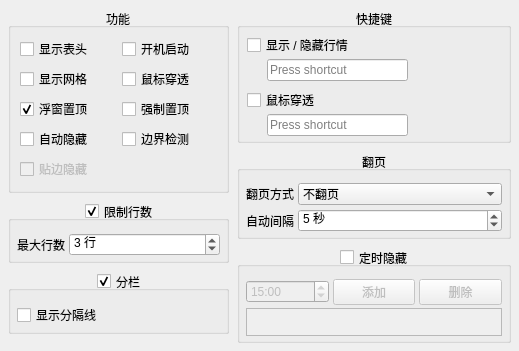
   <widget class="QWidget" name="functions">
    <attribute name="title">
     <string>功能</string>
    </attribute>
    <layout class="QHBoxLayout" name="functionsLayout">
     <property name="leftMargin">
      <number>8</number>
     </property>
     <property name="topMargin">
      <number>8</number>
     </property>
     <property name="rightMargin">
      <number>8</number>
     </property>
     <property name="bottomMargin">
      <number>8</number>
     </property>
     <property name="spacing">
      <number>8</number>
     </property>
     <item>
      <layout class="QVBoxLayout" name="generalFunctionsLayout">
       <property name="spacing">
        <number>8</number>
       </property>
       <item>
        <widget class="QGroupBox" name="gb_fcn">
         <property name="title">
          <string>功能</string>
         </property>
         <property name="alignment">
          <set>Qt::AlignmentFlag::AlignCenter</set>
         </property>
         <property name="flat">
          <bool>true</bool>
         </property>
         <layout class="QGridLayout" name="gridLayout">
          <item row="1" column="0">
           <widget class="QCheckBox" name="cb_grid">
            <property name="text">
             <string>显示网格</string>
            </property>
           </widget>
          </item>
          <item row="0" column="0">
           <widget class="QCheckBox" name="cb_head">
            <property name="text">
             <string>显示表头</string>
            </property>
           </widget>
          </item>
          <item row="0" column="1">
           <widget class="QCheckBox" name="cb_auto_start">
            <property name="text">
             <string>开机启动</string>
            </property>
           </widget>
          </item>
          <item row="2" column="0">
           <widget class="QCheckBox" name="cb_float_on_top">
            <property name="text">
             <string>浮窗置顶</string>
            </property>
            <property name="toolTip">
             <string>让浮窗保持在普通窗口上方；关闭后可被其他窗口遮盖，并关闭强制置顶</string>
            </property>
            <property name="checked">
             <bool>true</bool>
            </property>
           </widget>
          </item>
          <item row="2" column="1">
           <widget class="QCheckBox" name="cb_force_top">
            <property name="text">
             <string>强制置顶</string>
            </property>
           </widget>
          </item>
          <item row="3" column="0">
           <widget class="QCheckBox" name="cb_auto_hide">
            <property name="text"><string>自动隐藏</string></property>
            <property name="toolTip">
             <string>刷新时，所有勾选标的的行情时间均超过30秒则隐藏浮窗和任务栏。新浪与东财均支持；缺失时间或请求失败不触发。手动呼出后会提示并倒计时5秒；新行情到达会取消倒计时。定时隐藏仍同时生效。</string>
            </property>
           </widget>
          </item>
          <item row="3" column="1">
           <widget class="QCheckBox" name="cb_boundary_check">
            <property name="text"><string>边界检测</string></property>
            <property name="toolTip"><string>在屏幕内保持浮窗完整显示。启用后，程序加载、拖动及内容尺寸变化时自动调整越界位置；关闭后允许浮窗部分位于屏幕外。</string></property>
            <property name="checked"><bool>false</bool></property>
           </widget>
          </item>
          <item row="4" column="0">
           <widget class="QCheckBox" name="cb_edge_hide">
            <property name="text"><string>贴边隐藏</string></property>
            <property name="toolTip"><string>需要先启用边界检测（边界保护）。贴住屏幕左、上、右边时缩至5px，并暂停行情刷新；鼠标移入恢复完整浮窗及刷新，移出再次缩边。底边不隐藏，拖动时保持展开。</string></property>
            <property name="checked"><bool>false</bool></property>
            <property name="enabled"><bool>false</bool></property>
           </widget>
          </item>
          <item row="1" column="1">
           <widget class="QCheckBox" name="cb_click_through">
            <property name="text">
             <string>鼠标穿透</string>
            </property>
           </widget>
          </item>
         </layout>
         <property name="minimumSize">
          <size>
           <width>221</width>
           <height>111</height>
          </size>
         </property>
        </widget>
       </item>
       <item>
        <layout class="QVBoxLayout" name="floatRowsLayout">
         <item>
          <widget class="QGroupBox" name="float_row_settings">
           <property name="title">
            <string>限制行数</string>
           </property>
           <property name="flat">
            <bool>true</bool>
           </property>
           <property name="alignment">
            <set>Qt::AlignmentFlag::AlignCenter</set>
           </property>
           <property name="checkable">
            <bool>true</bool>
           </property>
           <layout class="QVBoxLayout" name="float_row_settings_outer">
            <property name="leftMargin">
             <number>6</number>
            </property>
            <property name="topMargin">
             <number>12</number>
            </property>
            <property name="rightMargin">
             <number>6</number>
            </property>
            <property name="bottomMargin">
             <number>4</number>
            </property>
            <property name="spacing">
             <number>4</number>
            </property>
            <item>
             <widget class="QWidget" name="float_row_settings_body">
              <layout class="QFormLayout" name="float_row_settings_layout">
               <property name="leftMargin">
                <number>0</number>
               </property>
               <property name="topMargin">
                <number>0</number>
               </property>
               <property name="rightMargin">
                <number>0</number>
               </property>
               <property name="bottomMargin">
                <number>0</number>
               </property>
               <property name="spacing">
                <number>4</number>
               </property>
               <property name="fieldGrowthPolicy">
                <enum>QFormLayout::FieldGrowthPolicy::AllNonFixedFieldsGrow</enum>
               </property>
               <item row="0" column="0">
                <widget class="QLabel" name="float_row_settings_layout_label_0">
                 <property name="text">
                  <string>最大行数</string>
                 </property>
                </widget>
               </item>
               <item row="0" column="1">
                <widget class="QSpinBox" name="float_max_rows">
                 <property name="minimum">
                  <number>1</number>
                 </property>
                 <property name="maximum">
                  <number>1000</number>
                 </property>
                 <property name="suffix">
                  <string> 行</string>
                 </property>
                 <property name="value">
                  <number>3</number>
                 </property>
                 <property name="toolTip">
                  <string>每栏最多显示的行数；分栏时每页最多显示两倍数量的标的。</string>
                 </property>
                </widget>
               </item>
              </layout>
             </widget>
            </item>
           </layout>
          </widget>
         </item>
        </layout>
       </item>
       <item>
        <widget class="QGroupBox" name="float_split_settings">
         <property name="title">
          <string>分栏</string>
         </property>
         <property name="flat">
          <bool>true</bool>
         </property>
         <property name="checkable">
          <bool>true</bool>
         </property>
         <property name="alignment">
          <set>Qt::AlignmentFlag::AlignCenter</set>
         </property>
         <property name="toolTip">
          <string>按当前页均分为左右两栏；奇数时左栏多一条。行数限制按每栏计算。</string>
         </property>
         <layout class="QVBoxLayout" name="float_split_settings_outer">
          <property name="leftMargin">
           <number>6</number>
          </property>
          <property name="topMargin">
           <number>12</number>
          </property>
          <property name="rightMargin">
           <number>6</number>
          </property>
          <property name="bottomMargin">
           <number>4</number>
          </property>
          <property name="spacing">
           <number>4</number>
          </property>
          <item>
           <widget class="QWidget" name="float_split_settings_body">
            <layout class="QHBoxLayout" name="float_split_settings_layout">
             <property name="leftMargin">
              <number>0</number>
             </property>
             <property name="topMargin">
              <number>0</number>
             </property>
             <property name="rightMargin">
              <number>0</number>
             </property>
             <property name="bottomMargin">
              <number>0</number>
             </property>
             <property name="spacing">
              <number>6</number>
             </property>
             <item>
              <widget class="QCheckBox" name="float_split_separator">
               <property name="text">
                <string>显示分隔线</string>
               </property>
              </widget>
             </item>
            </layout>
           </widget>
          </item>
         </layout>
        </widget>
       </item>
       <item>
        <spacer name="generalFunctionsSpacer">
         <property name="orientation">
          <enum>Qt::Orientation::Vertical</enum>
         </property>
         <property name="sizeHint" stdset="0">
          <size>
           <width>0</width>
           <height>0</height>
          </size>
         </property>
        </spacer>
       </item>
      </layout>
     </item>
     <item>
      <layout class="QVBoxLayout" name="hotkeyFunctionsLayout">
       <item>
        <widget class="QGroupBox" name="gb_hotkeys">
         <property name="title">
          <string>快捷键</string>
         </property>
         <property name="alignment">
          <set>Qt::AlignmentFlag::AlignCenter</set>
         </property>
         <property name="flat">
          <bool>true</bool>
         </property>
         <widget class="QCheckBox" name="cb_hotkey_hide">
          <property name="geometry">
           <rect>
            <x>10</x>
            <y>25</y>
            <width>131</width>
            <height>24</height>
           </rect>
          </property>
          <property name="text">
           <string>显示 / 隐藏行情</string>
          </property>
         </widget>
         <widget class="HotkeySequenceEdit" name="keyseq_hide">
          <property name="geometry">
           <rect>
            <x>30</x>
            <y>50</y>
            <width>141</width>
            <height>25</height>
           </rect>
          </property>
         </widget>
         <widget class="QCheckBox" name="cb_hotkey_click_through">
          <property name="geometry">
           <rect>
            <x>10</x>
            <y>80</y>
            <width>131</width>
            <height>24</height>
           </rect>
          </property>
          <property name="text">
           <string>鼠标穿透</string>
          </property>
         </widget>
         <widget class="HotkeySequenceEdit" name="keyseq_click_through">
          <property name="geometry">
           <rect>
            <x>30</x>
            <y>105</y>
            <width>141</width>
            <height>25</height>
           </rect>
          </property>
         </widget>
         <property name="minimumSize">
          <size>
           <width>221</width>
           <height>135</height>
          </size>
         </property>
         <widget class="HotkeyStatus" name="hotkey_status">
          <property name="geometry">
           <rect>
            <x>179</x>
            <y>52</y>
            <width>18</width>
            <height>20</height>
           </rect>
          </property>
         </widget>
         <widget class="HotkeyStatus" name="hotkey_click_through_status">
          <property name="geometry">
           <rect>
            <x>179</x>
            <y>107</y>
            <width>18</width>
            <height>20</height>
           </rect>
          </property>
         </widget>
        </widget>
       </item>
       <item>
        <layout class="QVBoxLayout" name="floatPagingLayout">
         <item>
          <widget class="QGroupBox" name="float_paging_settings">
           <property name="title">
            <string>翻页</string>
           </property>
           <property name="flat">
            <bool>true</bool>
           </property>
           <property name="alignment">
            <set>Qt::AlignmentFlag::AlignCenter</set>
           </property>
           <layout class="QVBoxLayout" name="float_paging_settings_outer">
            <property name="leftMargin">
             <number>6</number>
            </property>
            <property name="topMargin">
             <number>12</number>
            </property>
            <property name="rightMargin">
             <number>6</number>
            </property>
            <property name="bottomMargin">
             <number>4</number>
            </property>
            <property name="spacing">
             <number>4</number>
            </property>
            <item>
             <widget class="QWidget" name="float_paging_settings_body">
              <layout class="QFormLayout" name="float_paging_settings_layout">
               <property name="leftMargin">
                <number>0</number>
               </property>
               <property name="topMargin">
                <number>0</number>
               </property>
               <property name="rightMargin">
                <number>0</number>
               </property>
               <property name="bottomMargin">
                <number>0</number>
               </property>
               <property name="spacing">
                <number>4</number>
               </property>
               <property name="fieldGrowthPolicy">
                <enum>QFormLayout::FieldGrowthPolicy::AllNonFixedFieldsGrow</enum>
               </property>
               <item row="0" column="0">
                <widget class="QLabel" name="float_paging_settings_layout_label_0">
                 <property name="text">
                  <string>翻页方式</string>
                 </property>
                </widget>
               </item>
               <item row="0" column="1">
                <widget class="QComboBox" name="float_page_mode">
                 <item>
                  <property name="text">
                   <string>不翻页</string>
                  </property>
                 </item>
                 <item>
                  <property name="text">
                   <string>手动翻页</string>
                  </property>
                 </item>
                 <item>
                  <property name="text">
                   <string>自动翻页</string>
                  </property>
                 </item>
                </widget>
               </item>
               <item row="1" column="0">
                <widget class="QLabel" name="float_paging_settings_layout_label_1">
                 <property name="text">
                  <string>自动间隔</string>
                 </property>
                </widget>
               </item>
               <item row="1" column="1">
                <widget class="QSpinBox" name="float_page_interval">
                 <property name="minimum">
                  <number>1</number>
                 </property>
                 <property name="maximum">
                  <number>3600</number>
                 </property>
                 <property name="suffix">
                  <string> 秒</string>
                 </property>
                 <property name="value">
                  <number>5</number>
                 </property>
                </widget>
               </item>
              </layout>
             </widget>
            </item>
           </layout>
          </widget>
         </item>
        </layout>
       </item>
       <item>
        <widget class="QGroupBox" name="gb_scheduled_hide">
         <property name="title"><string>定时隐藏</string></property>
         <property name="alignment"><set>Qt::AlignmentFlag::AlignCenter</set></property>
         <property name="flat"><bool>true</bool></property>
         <property name="checkable"><bool>true</bool></property>
         <property name="checked"><bool>false</bool></property>
         <property name="toolTip"><string>最多添加3个每日隐藏时间，按电脑本地时间精确到分钟。到时隐藏浮窗与任务栏；当分钟手动呼出不会再次隐藏。关闭时保留已设时间。</string></property>
         <layout class="QVBoxLayout" name="scheduledHideLayout">
          <property name="leftMargin"><number>6</number></property>
          <property name="topMargin"><number>12</number></property>
          <property name="rightMargin"><number>6</number></property>
          <property name="bottomMargin"><number>4</number></property>
          <property name="spacing"><number>3</number></property>
          <item>
           <layout class="QHBoxLayout" name="scheduledHideEditLayout">
            <property name="spacing"><number>4</number></property>
            <item>
             <widget class="QTimeEdit" name="hide_time_edit">
              <property name="displayFormat"><string>HH:mm</string></property>
              <property name="time"><time><hour>15</hour><minute>0</minute><second>0</second></time></property>
              <property name="toolTip"><string>每日隐藏时间（24小时制）</string></property>
             </widget>
            </item>
            <item><widget class="QPushButton" name="btn_add_hide_time">
             <property name="text"><string>添加</string></property>
             <property name="autoDefault"><bool>false</bool></property>
            </widget></item>
            <item><widget class="QPushButton" name="btn_del_hide_time">
             <property name="text"><string>删除</string></property>
             <property name="toolTip"><string>删除选中的定时隐藏时间</string></property>
             <property name="autoDefault"><bool>false</bool></property>
            </widget></item>
           </layout>
          </item>
          <item>
           <widget class="QListWidget" name="list_hide_times">
            <property name="minimumSize"><size><width>0</width><height>28</height></size></property>
            <property name="maximumSize"><size><width>16777215</width><height>28</height></size></property>
            <property name="flow"><enum>QListView::Flow::LeftToRight</enum></property>
            <property name="spacing"><number>3</number></property>
            <property name="horizontalScrollBarPolicy"><enum>Qt::ScrollBarPolicy::ScrollBarAlwaysOff</enum></property>
            <property name="verticalScrollBarPolicy"><enum>Qt::ScrollBarPolicy::ScrollBarAlwaysOff</enum></property>
            <property name="toolTip"><string>单击选中时间后可删除，最多3个时间，每日重复。</string></property>
           </widget>
          </item>
         </layout>
        </widget>
       </item>
       <item>
        <spacer name="taskbarModeSpacer">
         <property name="orientation">
          <enum>Qt::Orientation::Vertical</enum>
         </property>
         <property name="sizeHint" stdset="0">
          <size>
           <width>0</width>
           <height>0</height>
          </size>
         </property>
        </spacer>
       </item>
      </layout>
     </item>
    </layout>
   </widget>
